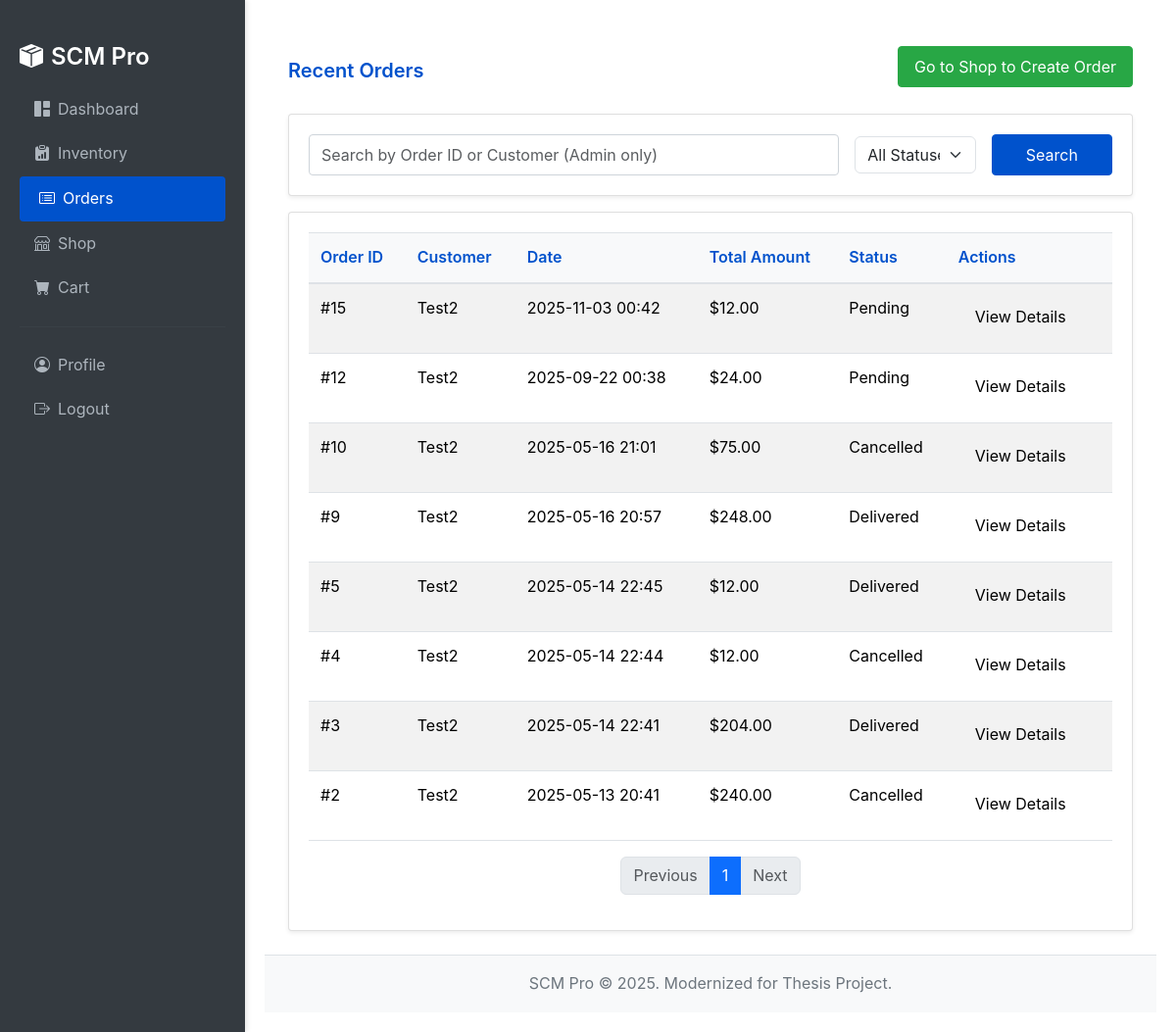
Screenshot of /orders (signed in) with the database file from the repository.
### src/models/order.py (models this page shows, shortened)
class Order(db.Model):
    id = db.Column(db.Integer, primary_key=True)
    user_id = db.Column(db.Integer, db.ForeignKey("user.id"), nullable=False) # Assuming orders are placed by users
    order_date = db.Column(db.DateTime, nullable=False, default=datetime.utcnow)
    status = db.Column(db.String(50), nullable=False, default="Pending") # e.g., Pending, Processing, Shipped, Delivered, Cancelled
    total_amount = db.Column(db.Float, nullable=False, default=0.0)
    shipping_address = db.Column(db.String(200))
    customer_name = db.Column(db.String(100)) # Example if not linking to user or for guest checkouts
    customer_email = db.Column(db.String(120)) # Example
    order_category_id = db.Column(db.Integer, db.ForeignKey("order_category.id"), nullable=True) # Allow orders without a category initially or make it False if category is mandatory
    items = db.relationship("OrderItem", backref="order", lazy=True, cascade="all, delete-orphan")
    placer = db.relationship("User", backref="orders_placed", lazy=True)

### src/models/user.py (models this page shows, shortened)
class User(db.Model, UserMixin):
    id = db.Column(db.Integer, primary_key=True)
    username = db.Column(db.String(20), unique=True, nullable=False, index=True)
    email = db.Column(db.String(120), unique=True, nullable=False, index=True)
    image_file = db.Column(db.String(20), nullable=False, default="default.jpg")
    password_hash = db.Column(db.String(128), nullable=False)
    role = db.Column(db.String(20), nullable=False, default="user")  # Roles: "user", "admin", "supplier"
    is_active = db.Column(db.Boolean, nullable=False, default=False)
    date_created = db.Column(db.DateTime, nullable=False, default=datetime.utcnow)
    @property
    def is_supplier(self):
        return self.role == "supplier"
    @property
    def is_general_user(self):
        return self.role == "user"

### src/routes/frontend_routes.py (the view)
@frontend_bp.route("/orders")
@login_required
def view_orders():
    page = request.args.get("page", 1, type=int)
    search_term = request.args.get("search", "")
    status_filter = request.args.get("status", "all")
    query = Order.query
    if current_user.is_supplier:
        supplier_profile = Supplier.query.filter_by(user_id=current_user.id).first()
        if supplier_profile:
            query = query.join(OrderItem).join(Product).filter(Product.supplier_id == supplier_profile.id).distinct()
        else:
            query = query.filter(False) # No supplier profile, no orders to show
            flash("Please set up your supplier profile to view orders.", "info")
    elif current_user.is_general_user:
        query = query.filter(Order.user_id == current_user.id)
    if search_term and current_user.is_admin: # Admin can search by order ID or customer name/email
        query = query.filter(or_(
            Order.id.like(f"%{search_term}%"),
            Order.customer_name.ilike(f"%{search_term}%"),
            Order.customer_email.ilike(f"%{search_term}%")
        ))
    elif search_term: # Other users might search by order ID if allowed
        query = query.filter(Order.id.like(f"%{search_term}%"))
    if status_filter != "all":
        query = query.filter(Order.status == status_filter)
    orders_pagination = query.order_by(Order.order_date.desc()).paginate(page=page, per_page=10)
    return render_template("orders.html", title="Manage Orders", orders_pagination=orders_pagination,
                           search_term=search_term, status_filter=status_filter)

### src/templates/orders.html (shortened to what this page needs)
{% extends "base.html" %}
{% block content %}
<div class="container-fluid mt-3">
    <div class="d-flex justify-content-between align-items-center mb-3">
        <h4>Recent Orders</h4>
        {% if current_user.role != "supplier" %}
        <a href="{{ url_for("frontend.shop_products") }}" class="btn btn-success">Go to Shop to Create Order</a>
        {% endif %}
    </div>
    <div class="card mb-3">
        <div class="card-body">
            <form method="GET" action="{{ url_for("frontend.view_orders") }}" class="row g-3 align-items-center">
                <div class="col-md-8">
                    <input type="text" name="search" class="form-control" placeholder="Search by Order ID or Customer (Admin only)" value="{{ search_term or "" }}">
                </div>
                <div class="col-md-2">
                     <select name="status" class="form-select">
                        <option value="">All Statuses</option>
                    </select>
                </div>
                <div class="col-md-2">
                    <button type="submit" class="btn btn-primary w-100">Search</button>
                </div>
            </form>
        </div>
    </div>
    <div class="card">
        <div class="card-body">
            {% if orders_pagination.items %}
            <table class="table table-striped table-hover">
                <thead>
                    <tr>
                        <th>Order ID</th>
                        <th>Customer</th>
                        <th>Date</th>
                        <th>Total Amount</th>
                        <th>Status</th>
                        <th>Actions</th>
                    </tr>
                </thead>
                <tbody>
                    {% for order in orders_pagination.items %}
                    <tr>
                        <td>#{{ order.id }}</td>
                        <td>{{ order.placer.username if order.placer else "N/A" }}</td>
                        <td>{{ order.order_date.strftime("%Y-%m-%d %H:%M") }}</td>
                        <td>${{ "%.2f"|format(order.total_amount) }}</td>
                        <td>
                            <span class="badge
                                {%- if order.status == "Pending" %}bg-secondary
                                {%- elif order.status == "Processing" %}bg-warning text-dark
                                {%- elif order.status == "Shipped" %}bg-info
                                {%- elif order.status == "Delivered" %}bg-success
                                {%- elif order.status == "Cancelled" %}bg-danger
                                {%- else %}bg-light text-dark
                                {%- endif %}">{{ order.status }}</span>
                        </td>
                        <td>
                            <a href="{{ url_for("frontend.view_order_detail", order_id=order.id) }}" class="btn btn-sm btn-info mb-1">View Details</a>
                        </td>
                    </tr>
                    {% endfor %}
                </tbody>
            </table>
            <nav aria-label="Page navigation">
                <ul class="pagination justify-content-center">
                    {% if orders_pagination.has_prev %}
                        <li class="page-item"><a class="page-link" href="{{ url_for("frontend.view_orders", page=orders_pagination.prev_num, search=search_term, status=status_filter) }}">Previous</a></li>
                    {% else %}
                        <li class="page-item disabled"><span class="page-link">Previous</span></li>
                    {% endif %}
                    {% for page_num in orders_pagination.iter_pages() %}
                        {% if page_num %}
                            {% if orders_pagination.page == page_num %}
                                <li class="page-item active"><span class="page-link">{{ page_num }}</span></li>
                            {% else %}
                                <li class="page-item"><a class="page-link" href="{{ url_for("frontend.view_orders", page=page_num, search=search_term, status=status_filter) }}">{{ page_num }}</a></li>
                            {% endif %}
                        {% else %}
                            <li class="page-item disabled"><span class="page-link">...</span></li>
                        {% endif %}
                    {% endfor %}
                    {% if orders_pagination.has_next %}
                        <li class="page-item"><a class="page-link" href="{{ url_for("frontend.view_orders", page=orders_pagination.next_num, search=search_term, status=status_filter) }}">Next</a></li>
                    {% else %}
                        <li class="page-item disabled"><span class="page-link">Next</span></li>
                    {% endif %}
                </ul>
            </nav>
            {% endif %}
        </div>
    </div>
</div>
{% endblock %}

### src/static/css/custom_modern.css (style rules this page uses)
body { font-family: -apple-system, BlinkMacSystemFont, "Segoe UI", Roboto, "Helvetica Neue", Arial, sans-serif; font-size: 16px; line-height: 1.6; color: #343a40; background-color: #FFFFFF; margin: 0; padding: 0; display: flex; flex-direction: column; height: 100vh; overflow-y: hidden; overflow-x: hidden; }
h1, h2, h3, h4, h5, h6 { color: #0052CC; margin-top: 1.5rem; margin-bottom: 1rem; font-weight: 600; }
h4 { font-size: 1.25rem; }
a { color: #007BFF; text-decoration: none; transition: color 0.2s ease-in-out; }
.btn { display: inline-block; font-weight: 400; text-align: center; vertical-align: middle; user-select: none; background-color: transparent; border: 1px solid transparent; padding: 0.5rem 1rem; font-size: 1rem; line-height: 1.5; border-radius: 0.25rem; transition: all 0.2s ease-in-out; cursor: pointer; }
.btn-primary { color: #fff; background-color: #0052CC; border-color: #0052CC; }
.btn-success { color: #fff; background-color: #28a745; border-color: #28a745; }
.form-control { display: block; width: 100%; padding: 0.5rem 0.75rem; font-size: 1rem; font-weight: 400; line-height: 1.5; color: #495057; background-color: #fff; background-clip: padding-box; border: 1px solid #ced4da; border-radius: 0.25rem; transition: border-color 0.15s ease-in-out, box-shadow 0.15s ease-in-out; box-sizing: border-box; }
.card { position: relative; display: flex; flex-direction: column; min-width: 0; word-wrap: break-word; background-color: #fff; background-clip: border-box; border: 1px solid rgba(0, 0, 0, 0.125); border-radius: 0.25rem; margin-bottom: 1.5rem; box-shadow: 0 0.125rem 0.25rem rgba(0,0,0,0.075); transition: transform 0.2s ease-in-out, box-shadow 0.2s ease-in-out; }
.card-body { flex: 1 1 auto; padding: 1.25rem; }
.table { width: 100%; margin-bottom: 1rem; color: #212529; border-collapse: collapse; }
.table th, .table td { padding: 0.75rem; vertical-align: top; border-top: 1px solid #dee2e6; }
.table thead th { vertical-align: bottom; border-bottom: 2px solid #dee2e6; background-color: #f8f9fa; color: #0052CC; font-weight: 600; }
.table-striped tbody tr:nth-of-type(odd) { background-color: rgba(0, 0, 0, 0.03); }
.mt-3 { margin-top: 1rem !important; }
.mb-1 { margin-bottom: 0.25rem !important; }
.mb-3 { margin-bottom: 1rem !important; }

### rows the page displays
Order: id "15", placer "Test2", order_date "2025-11-03 00:42", total_amount "12.00", status "Pending"
Order: id "12", placer "Test2", order_date "2025-09-22 00:38", total_amount "24.00", status "Pending"
Order: id "10", placer "Test2", order_date "2025-05-16 21:01", total_amount "75.00", status "Cancelled"
Order: id "9", placer "Test2", order_date "2025-05-16 20:57", total_amount "248.00", status "Delivered"
Order: id "5", placer "Test2", order_date "2025-05-14 22:45", total_amount "12.00", status "Delivered"
Order: id "4", placer "Test2", order_date "2025-05-14 22:44", total_amount "12.00", status "Cancelled"
Order: id "3", placer "Test2", order_date "2025-05-14 22:41", total_amount "204.00", status "Delivered"
Order: id "2", placer "Test2", order_date "2025-05-13 20:41", total_amount "240.00", status "Cancelled"

### other values shown
{{ page_num }} "1"
